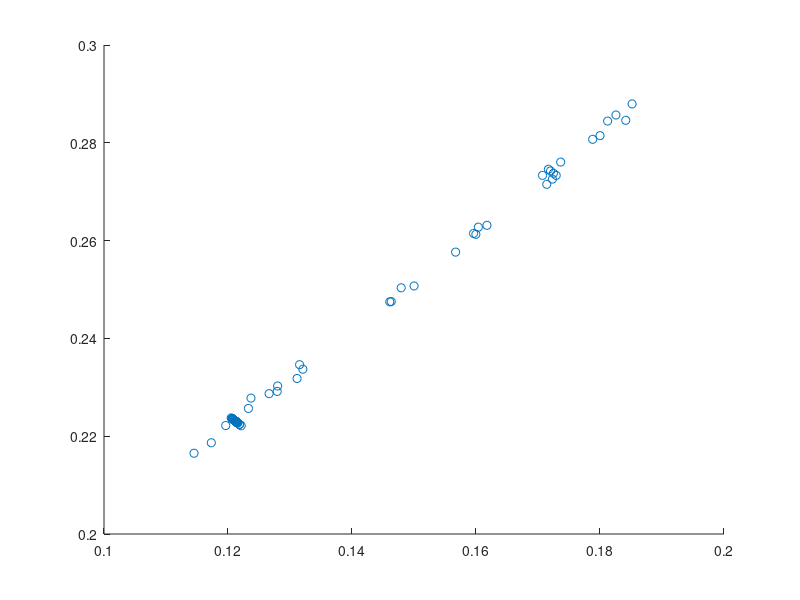

Recreate this plot in MATLAB. (Note: this script raises an error after producing the figure.)
%% Random walk model for posturography data

%displays A/P and R/L ratio 
%displays average COP for AP over RL for x number of subjects

%Written WP for Matlab Course 3/1/18

clear all
close all

%Number of subjects
n = 60;

%% weight of subjects in a vector: in kg/m^2
m = [(24.5-18.9).*randn(n,1)+(18.9)]; %%average BMI
m(m > 26) = 24.5;
m(m < 18) = 18.9;

%gravity in m/s^2
g = 9.80665;

%random acceleration generator
A = [((-.10)-(-.09)).*randn(200,1)+(.09)]';
% noise
B = [((-.07)-(-.01)).*randn(60,200)+(-0.5)];

% Time: 20s samples for each trial, 10Hz sampling rate
timevect = linspace(0.1,20,200); 

%Raw data Force and Momentum:

% AP Force PLUS noise, AP sway is more likely to have noise
Fx = (m*A)+B;

% ML Force
Fy = (m*A)-B;

% Gravitational force
Fz = m*g;

% AP Momentum
Mx = repmat(m, 1, 200).*Fx;

%ML Momentum
My = repmat(m, 1, 200).*Fy;

%AP sway Center of Pressure
Copy = Mx./repmat(Fz, 1, 200);

%ML sway Center of Pressure
Copx = My./repmat(Fz, 1, 200);

%%% AVERAGE ACROSS SUBJECTS Anterior and posterior sway RATIO
A_mn = Copy(Copy(:)>mean(Copy(:))); A_mn=mean(A_mn);
P_mn = Copy(Copy(:)<mean(Copy(:)));P_mn=mean(P_mn);

%%% AVERAGE ACROSS SUBJECTS Rightward and leftward sway RATIO
R_mn = Copx(Copx(:)>mean(Copx(:)));R_mn=mean(R_mn);
L_mn = Copx(Copx(:)<mean(Copx(:)));L_mn=mean(L_mn);

APRAT = A_mn/P_mn;
RLRAT = R_mn/L_mn;

% COP per subject figure
%plot data
scatter(mean(Copy, 2),mean(Copx, 2)); hold
%create a bestfit line
line = lsline;
axis equal
%title, labeling
Title = title('AP/RL average COP');
xlabel = xlabel('RL COP');
ylabel = ylabel('AP COP');
% Calculate slope of the bestfit line
B = [ones(size(line.XData(:))),line.XData(:)]\line.YData(:);
Slope = B(2);
Intercept = B(1);
%insert a text box that shows average AP ratio and RL ratio
%AND line info
dim = [0.2 0.5 0.5 0.3];
dim2 = [0.7 0.2 0.2 0.3];
str = {'AVERAGE','AP ratio: ' APRAT, 'RL ratio: ' RLRAT};
annotation('textbox',dim,'String',str,'FitBoxToText','on');
str2 = {'SLOPE AP/RL', 'y =' Slope 'x', '+' Intercept};
annotation('textbox',dim2,'String',str2,'FitBoxToText','on');



